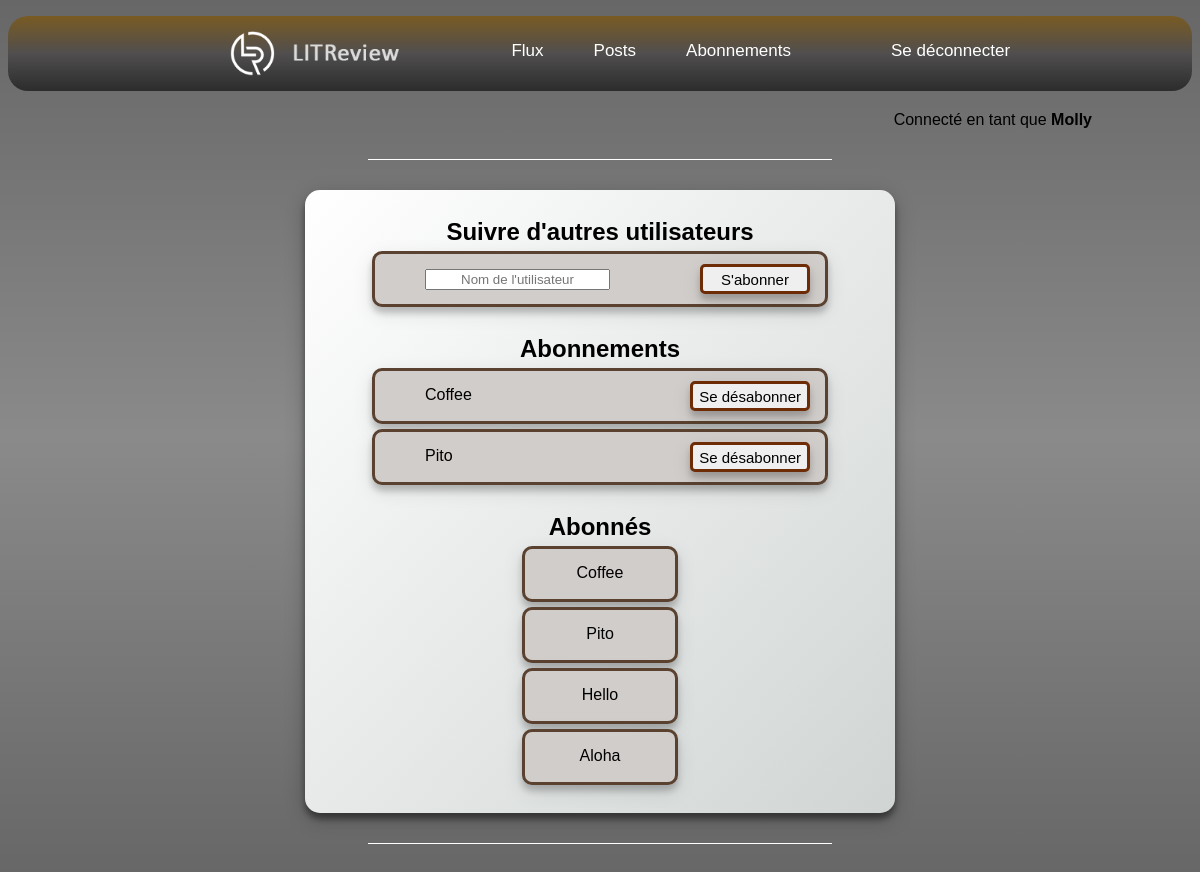
Page /review_ticketing/subscription/ (signed in) on the committed database.
### review_ticketing/models.py (models this page shows)
class UserFollows(models.Model):
    user = models.ForeignKey(settings.AUTH_USER_MODEL,
                             on_delete=models.CASCADE,
                             related_name="following")
    followed_user = models.ForeignKey(settings.AUTH_USER_MODEL,
                                      on_delete=models.CASCADE,
                                      related_name="followed_by")
    class Meta:
        unique_together = ("user", "followed_user")

### review_ticketing/views.py (the view, shortened to what this page needs)
@login_required
def subscription_page(request):
    users_followed = UserFollows.objects.filter(user=request.user)
    users_followers = UserFollows.objects.filter(followed_user=request.user)
    return render(request, "review_ticketing/subscription.html", context={"users_followed": users_followed,
                                                                          "users_followers": users_followers})

### review_ticketing/templates/review_ticketing/subscription.html (shortened to what this page needs)
{% extends 'review_ticketing/base.html' %}
{% block content %}
    <div class="post">
        <br>
        <h2>Suivre d'autres utilisateurs</h2>
        <form method="post">
            <div class="search">
                <input class="search_input" type="text" name="name" placeholder="Nom de l'utilisateur">
                <button class="search_btn" type="submit" >S'abonner</button>
            </div>
        </form>
        <br>
        <h2>Abonnements</h2>
        {% for followed in users_followed %}
            <div class="unfollow">
                <div class="unfollow_user"> {{ followed.followed_user }}</div>
                <button class="unfollow_btn"><a href="{% url 'unfollow' followed.id %}">Se désabonner</a></button>
            </div>
        {% endfor %}
        <br>
        <h2>Abonnés</h2>
        {% for follower in users_followers %}
            <div class="followed">
                <p class="followed_user">{{ follower.user }}</p>
            </div>
        {% endfor %}
        <br>
    </div>
    <div class="white-line"><hr></div>
{% endblock content %}

### review_ticketing/templates/review_ticketing/base.html (shortened to what this page needs)
{% load static %}
<!DOCTYPE html>
<html lang="fr">
    <head>
        <link rel="stylesheet" href="{% static 'review_ticketing/style.css' %}">
    </head>
    <body>
        <header>
                <ul class="head-style">
                    <li id="logo"><img src="{% static 'review_ticketing/logo.png' %}" alt="logo"></li>
                    <li id="espace"></li>
                    <li class="menu"><a href="{% url 'flux' %}">Flux</a></li>
                    <li class="menu"><a href="{% url 'posts' %}">Posts</a></li>
                    <li class="menu"><a href="{% url 'subscription' %}">Abonnements</a></li>
                    <li id="espace"></li>
                    <li class="menu"><a href="{% url 'logout' %}">Se déconnecter</a></li>
                </ul>
         </header>
        {% if user.is_authenticated %}
            <p id="id_connect">Connecté en tant que <strong>{{ request.user }}</strong></p>
        {% endif %}
        <div class="white-line"><hr></div>
        {% block content %}{% endblock content %}
    </body>
</html>

### review_ticketing/static/review_ticketing/style.css (style rules this page uses)
* { font-family: "Verdana", "Arial", "Arial Black", Arial, Verdana, sans-serif; text-decoration: none; }
body { background-image: linear-gradient(0deg, rgba(103, 103, 103, 1) 0%, rgba(138, 138, 138, 1) 50%, rgba(103, 103, 103, 1) 100%); background-attachment: fixed; }
.head-style { height: 75px; background: linear-gradient(0deg, rgba(44, 44, 44, 1) 0%, rgba(80, 78, 78, 1) 50%, rgba(121, 91, 35, 1) 100%); border-radius: 20px; display: flex; list-style-type: none; justify-content: center; line-height: 50px; }
.head-style img { height: 45px; margin-top: 15px; }
.head-style a { color: white; font-size: 17px; }
.head-style #espace { padding-left: 50px; }
.menu { margin-top: 10px; margin-left: 50px; }
#id_connect { text-align: right; margin-right: 100px; margin-top: 20px; color: black; }
.white-line { margin: 30px; width: 464px; height: 1px; overflow: hidden; background-color: white; margin-left: auto; margin-right: auto; }
h2 { text-align: center; margin-top: 5px; margin-bottom: 5px; }
.post { max-width: 550px; margin-left: auto; margin-right: auto; padding: 5px 20px 5px 20px; border-radius: 15px; box-shadow: 0 6px 6px 0 rgba(0, 0, 0, 0.4), 0 6px 20px 0 rgba(0, 0, 0, 0.25); margin-top: 25px; background-image: linear-gradient(to bottom right, white, rgb(208, 213, 212)); }
.unfollow, .search, .followed { width: 450px; height: 50px; border-radius: 10px; background-color: rgb(209, 205, 202); box-shadow: 0 6px 6px 0 rgba(0, 0, 0, 0.2), 0 6px 20px 0 rgba(0, 0, 0, 0.1); border: 0.9mm solid rgb(90, 65, 48); margin-top: 5px; margin-bottom: 5px; margin-right: auto; margin-left: auto; }
.unfollow_user, .search_input { float: left; margin-top: 15px; margin-left: 50px; text-align: center; }
.followed { width: 150px; }
.followed_user { margin-top: 15px; text-align: center; }
.search_btn, .unfollow_btn { margin-top: 10px; margin-right: 15px; color: black; font-size: 15px; height: 30px; border-radius: 5px; box-shadow: 0 6px 6px 0 rgba(0, 0, 0, 0.2), 0 6px 20px 0 rgba(0, 0, 0, 0.1); border: 0.9mm solid rgb(110, 44, 6); cursor: pointer; text-align: center; float: right; }
.search_btn { width: 110px; }
.unfollow a { width: 150px; color: black; }

### rows in the picture
UserFollows: followed_user "Coffee"
UserFollows: followed_user "Pito"
UserFollows: user "Coffee"
UserFollows: user "Pito"
UserFollows: user "Hello"
UserFollows: user "Aloha"

### other values in the picture
{{ request.user }} "Molly"
